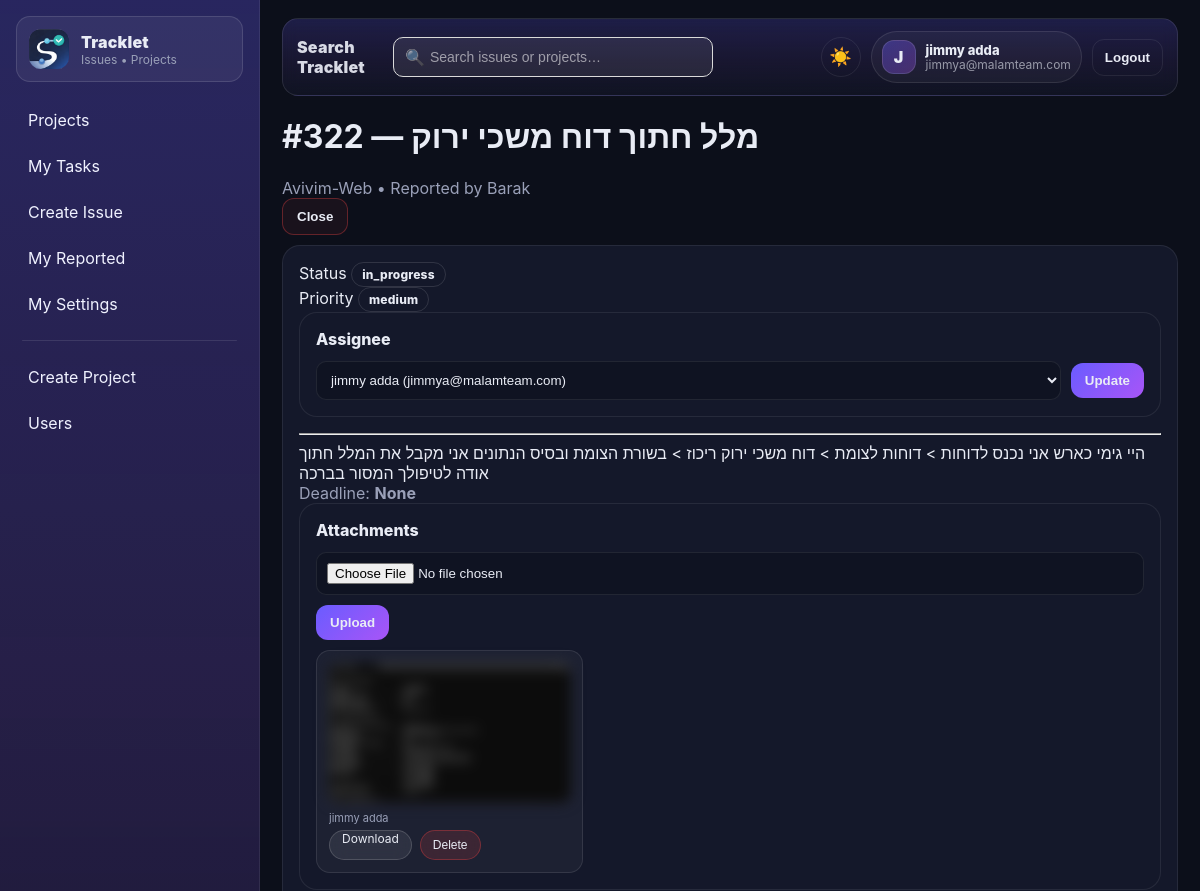
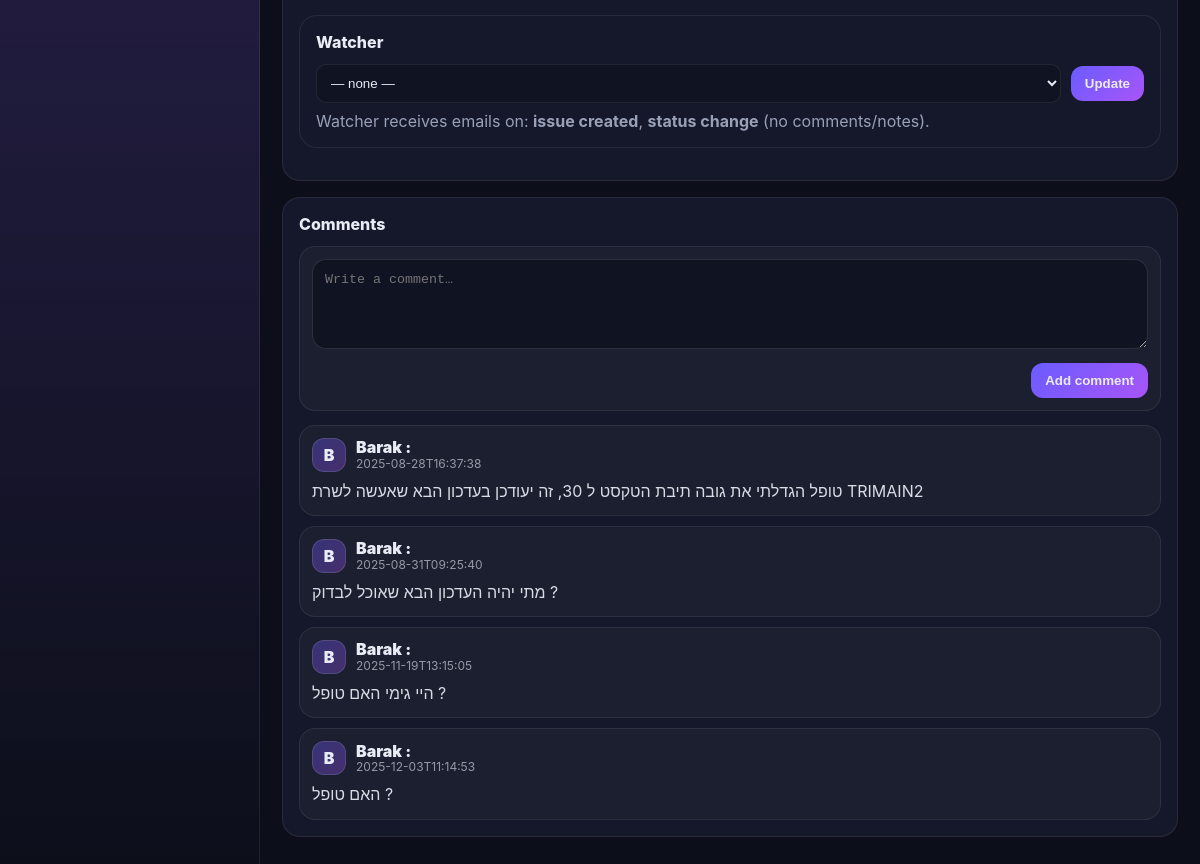
Screenshot of /issues/322 (signed in) with the database file from the repository (2 pictures, top to bottom).
### tables this page shows
CREATE TABLE users (
  id INTEGER PRIMARY KEY AUTOINCREMENT,
  email TEXT NOT NULL UNIQUE,
  password_hash TEXT NOT NULL,
  name TEXT NOT NULL,
  role TEXT NOT NULL DEFAULT 'user',     -- admin|pm|user
  photo_path TEXT,
  is_active INTEGER NOT NULL DEFAULT 1,
  created_at TEXT NOT NULL DEFAULT (datetime('now'))
);

CREATE TABLE issues (
  id INTEGER PRIMARY KEY AUTOINCREMENT,
  project_id INTEGER NOT NULL,
  title TEXT NOT NULL,
  description TEXT,
  status TEXT NOT NULL DEFAULT 'open',     -- open|in_progress|blocked|closed
  priority TEXT NOT NULL DEFAULT 'medium', -- low|medium|high|urgent
  reporter_id INTEGER NOT NULL,
  assignee_id INTEGER,
  created_at TEXT NOT NULL DEFAULT (datetime('now')),
  updated_at TEXT NOT NULL DEFAULT (datetime('now')),
  closed_at TEXT, due_date TEXT, watcher_id INTEGER,
  FOREIGN KEY(project_id) REFERENCES projects(id),
  FOREIGN KEY(reporter_id) REFERENCES users(id),
  FOREIGN KEY(assignee_id) REFERENCES users(id)
);

CREATE TABLE projects (
  id INTEGER PRIMARY KEY AUTOINCREMENT,
  name TEXT NOT NULL,
  description TEXT,
  is_active INTEGER NOT NULL DEFAULT 1,

  -- GitHub repo reference (optional)
  github_owner TEXT,
  github_repo TEXT,
  github_default_branch TEXT DEFAULT 'main',
  github_repo_url TEXT,

  created_at TEXT NOT NULL DEFAULT (datetime('now'))
);

CREATE TABLE issue_files (
            id INTEGER PRIMARY KEY AUTOINCREMENT,
            issue_id INTEGER NOT NULL,
            uploader_id INTEGER NOT NULL,
            stored_name TEXT NOT NULL,
            original_name TEXT NOT NULL,
            mime_type TEXT,
            size_bytes INTEGER NOT NULL DEFAULT 0,
            created_at TEXT NOT NULL DEFAULT (datetime('now')),
            FOREIGN KEY(issue_id) REFERENCES issues(id),
            FOREIGN KEY(uploader_id) REFERENCES users(id)
            );

CREATE TABLE issue_comments (
  id INTEGER PRIMARY KEY AUTOINCREMENT,
  issue_id INTEGER NOT NULL,
  author_id INTEGER NOT NULL,
  body TEXT NOT NULL,
  created_at TEXT NOT NULL DEFAULT (datetime('now')),
  FOREIGN KEY(issue_id) REFERENCES issues(id),
  FOREIGN KEY(author_id) REFERENCES users(id)
);

### app.py (the view)
@app.get("/issues/<int:issue_id>")
@login_required
def issue_view(issue_id: int):
    issue = get_issue_view(issue_id)
    users = list_users_active()
    if not issue:
        abort(404)
    files = list_issue_files(issue_id)
    return render_template(
        "issue_view.html",
        issue=issue,
        comments=list_comments(issue_id),
        users=users,
        files=files,
        mail_enabled=mail_is_configured(),
    )

### TrackletDB.py (called while the page is built)
def get_db_path() -> str:
    return settings.DB_PATH

def _ensure_parent(db_path: str) -> None:
    Path(db_path).parent.mkdir(parents=True, exist_ok=True)

def get_connection() -> sqlite3.Connection:
    db_path = get_db_path()
    _ensure_parent(db_path)
    conn = sqlite3.connect(db_path, detect_types=sqlite3.PARSE_DECLTYPES)
    conn.row_factory = sqlite3.Row
    conn.execute("PRAGMA foreign_keys = ON;")
    conn.execute("PRAGMA journal_mode = WAL;")
    return conn

def db_read_one(sql: str, params: tuple[Any, ...] = ()) -> Optional[sqlite3.Row]:
    conn = get_connection()
    try:
        cur = conn.cursor()
        cur.execute(sql, params)
        return cur.fetchone()
    finally:
        conn.close()

def db_read_all(sql: str, params: tuple[Any, ...] = ()) -> list[sqlite3.Row]:
    conn = get_connection()
    try:
        cur = conn.cursor()
        cur.execute(sql, params)
        return cur.fetchall()
    finally:
        conn.close()

def get_user_by_id(user_id: int) -> Optional[sqlite3.Row]:
    return db_read_one("SELECT * FROM users WHERE id=? AND is_active=1", (user_id,))

def list_users_active() -> list[sqlite3.Row]:
    return db_read_all("SELECT id, name, email FROM users WHERE is_active=1 ORDER BY name")

def get_issue_view(issue_id: int) -> Optional[sqlite3.Row]:
    return db_read_one(
        """
        SELECT i.*, p.name AS project_name,
               ru.name AS reporter_name,
               au.name AS assignee_name, au.email AS assignee_email
        FROM issues i
        JOIN projects p ON p.id=i.project_id
        JOIN users ru ON ru.id=i.reporter_id
        LEFT JOIN users au ON au.id=i.assignee_id
        WHERE i.id=?
        """,
        (issue_id,),
    )

def list_issue_files(issue_id: int) -> list[sqlite3.Row]:
    return db_read_all(
        """
        SELECT f.*, u.name AS uploader_name
        FROM issue_files f
        JOIN users u ON u.id=f.uploader_id
        WHERE f.issue_id=?
        ORDER BY f.created_at DESC
        """,
        (issue_id,),
    )

def list_comments(issue_id: int) -> list[sqlite3.Row]:
    return db_read_all(
        """
        SELECT c.*, u.name AS author_name
        FROM issue_comments c
        JOIN users u ON u.id=c.author_id
        WHERE c.issue_id=?
        ORDER BY c.created_at ASC
        """,
        (issue_id,),
    )

### app.py (called while the page is built)
@app.context_processor
def inject_settings():
    return {"settings": settings}

    @property
    def is_active(self):
        return self._is_active

### templates/issue_view.html (shortened to what this page needs)
{% extends "layout.html" %}
{% block content %}
  <div class="header">
    <div>
      <h1>#{{ issue.id }} — {{ issue.title }}</h1>
      <div class="muted">{{ issue.project_name }} • Reported by {{ issue.reporter_name }}</div>
    </div>
    <div class="actions">
      {% if issue.status != 'closed' and (issue.assignee_id == current_user.id|int or current_user.role == 'admin') %}
        <form method="post" action="{{ url_for('issue_close', issue_id=issue.id) }}"
              onsubmit="return confirm('Close this issue?');">
          <button class="btn btn-danger" type="submit">Close</button>
        </form>
      {% endif %}
    </div>
  </div>
  <div class="cards">
    <div class="card">
      <div class="kv">
        <div><span class="k">Status</span> <span class="pill">{{ issue.status }}</span></div>
        <div><span class="k">Priority</span> <span class="pill pri pri-{{ issue.priority }}">{{ issue.priority }}</span></div>
        <div class="card">
  <div class="card-title">Assignee</div>
  <form method="post" action="{{ url_for('issue_set_assignee', issue_id=issue.id) }}" class="assignee-form">
    <select name="assignee_id">
      {% for u in users %}
        <option value="{{ u.id }}" {% if issue.assignee_id == u.id %}selected{% endif %}>
          {{ u.name }} ({{ u.email }})
        </option>
      {% endfor %}
    </select>
    <button class="btn btn-primary" type="submit" style="margin-bottom:0;">Update</button>
  </form>
</div>
      </div>
      <hr>
      <div class="desc">{{ issue.description or "No description." }}</div>
      <div class="muted">Deadline: <b>{{ issue.due_date }}</b></div>
      <div class="card">
  <div class="card-title">Attachments</div>
  <form method="post" action="{{ url_for('issue_upload', issue_id=issue.id) }}" enctype="multipart/form-data">
    <input type="file" name="file" required>
    <button class="btn btn-primary" type="submit">Upload</button>
  </form>
  <div class="attach-grid">
    {% for f in files %}
    <div class="attach-card">
  {% if f.mime_type and f.mime_type.startswith('image/') %}
    <img class="preview-blur" src="{{ url_for('file_view', file_id=f.id) }}" alt="{{ f.original_name }}">
  {% else %}
    <div class="preview-blur file-fallback">
      <div class="file-label">FILE</div>
      <div class="muted">{{ f.original_name }}</div>
    </div>
  {% endif %}
<div class="attach-footer">
  <span class="uploader">{{ f.uploader_name }}</span>
  <div class="attach-actions">
    <a class="btn-glass" href="{{ url_for('file_download', file_id=f.id) }}">Download</a>
    <form method="post"
          action="{{ url_for('file_delete', file_id=f.id) }}"
          onsubmit="return confirm('Delete this file?')">
      <button type="submit" class="btn-glass-danger">Delete</button>
    </form>
  </div>
</div>
</div>
    {% else %}
      <div class="muted">No attachments yet.</div>
    {% endfor %}
  </div>
</div>
<div class="card">
  <div class="card-title">Watcher</div>
  <form method="post" action="{{ url_for('issue_set_watcher', issue_id=issue.id) }}" class="assignee-form">
    <select name="watcher_id">
      <option value="">— none —</option>
    </select>
    <button class="btn btn-primary" type="submit" style="margin-bottom:0;">Update</button>
  </form>
  <div class="muted" style="margin-top:8px;">
    Watcher receives emails on: <b>issue created</b>, <b>status change</b> (no comments/notes).
  </div>
</div>
    </div>
<div class="card">
  <div class="card-title">Comments</div>
  <form method="post" action="{{ url_for('issue_add_comment', issue_id=issue.id) }}" class="comment-form">
    <textarea name="body" class="comment-input" rows="3" placeholder="Write a comment…" required></textarea>
    <div class="comment-actions">
      <button class="btn btn-primary" type="submit" style="margin-bottom:0;">Add comment</button>
    </div>
  </form>
  <div class="comment-list">
    {% for c in comments %}
      <div class="comment-item">
        <div class="comment-head">
          <div class="comment-author">
            <div class="comment-avatar">{{ (c.author_name or "U")[:1] | upper }}</div>
            <div class="comment-author-meta">
              <div class="comment-author-name">{{ c.author_name }} : </div>
              <div class="comment-time">{{ (c.created_at or "")[:19] }}</div>
            </div>
          </div>
        </div>
        <div class="comment-body">{{ c.body }}</div>
      </div>
    {% else %}
      <div class="muted">No comments yet.</div>
    {% endfor %}
  </div>
</div>
  </div>
{% endblock %}

### templates/layout.html (shortened to what this page needs)
<!doctype html>
<html>
<head>
  <link rel="stylesheet" href="{{ url_for('static', filename='app.css') }}">
</head>
<body>
  <div class="app">
    <aside class="sidebar">
      <a class="brand" href="{{ url_for('my_tasks') }}">
        <img class="brand-img" src="{{ url_for('static', filename='img/tracklet_icon_128.png') }}" alt="Tracklet" />
        <div class="brand-text">
          <div class="brand-title">Tracklet</div>
          <div class="brand-sub">Issues • Projects</div>
        </div>
      </a>
    <nav class="nav">
      <a class="navlink" href="{{ url_for('projects_list') }}">Projects</a>
      <a class="navlink" href="{{ url_for('my_tasks') }}">My Tasks</a>
      <a class="navlink" href="{{ url_for('issue_new') }}">Create Issue</a>
      <a class="navlink" href="{{ url_for('my_reported') }}">My Reported</a>
      <a class="navlink" href="{{ url_for('my_settings') }}">My Settings</a>
      {% if current_user.is_authenticated and current_user.role == 'admin' %}
        <div class="nav-sep"></div>
        <a class="navlink" href="{{ url_for('admin_projects') }}">Create Project</a>
        <a class="navlink" href="{{ url_for('admin_users') }}">Users</a>
      {% endif %}
    </nav>
    </aside>
    <main class="main">
<div class="topbar">
  <div class="topbar-left">
    <div class="app-title">Search <br> Tracklet</div>
        <form class="topbar-search with-icon" method="get" action="{{ url_for('search') }}">
          <input
            class="search-input"
            name="q"
            placeholder="Search issues or projects…"
            value="{{ request.args.get('q','') }}"
          >
        </form>
  </div>
  {% if current_user.is_authenticated %}
  <div class="topbar-right">
<button class="theme-toggle" id="themeToggle" type="button" aria-label="Toggle theme">
  <span class="icon-sun">☀️</span>
</button>
    <div class="user-chip">
      <div class="user-avatar">{{ (current_user.name or "U")[:1] | upper }}</div>
      <div class="user-meta">
        <div class="user-name">{{ current_user.name }}</div>
        <div class="user-email">{{ current_user.email }}</div>
      </div>
    </div>
    <form method="post" action="{{ url_for('logout') }}">
      <button class="btn btn-ghost btn-topbar" type="submit">Logout</button>
    </form>
  </div>
  {% endif %}
</div>
      {% block content %}{% endblock %}
    </main>
  </div>
</body>
</html>

### templates/layout.html (style rules this page uses)
.theme-toggle { display: inline-flex; align-items: center; justify-content: center; width: 40px; height: 40px; border-radius: 999px; border: 1px solid var(--border); background: transparent; cursor: pointer; transition: background .2s ease, border-color .2s ease; margin-bottom: 0; }
.theme-toggle span { font-size: 18px; line-height: 1; }

### templates/issue_view.html (style rules this page uses)
.assignee-form { display:flex; gap:10px; align-items:center; }
.assignee-form select { flex:1; margin-bottom:0; }
.attach-actions { display:flex; align-items:center; gap:8px; }
.attach-actions form { margin:0; }
.attach-grid { display:grid; grid-template-columns: repeat(auto-fill, minmax(220px, 1fr)); gap:14px; }
.attach-card { display:grid; grid-template-rows: 1fr auto; gap:10px; padding:12px; border-radius:14px; background: rgba(255,255,255,0.04); border:1px solid rgba(255,255,255,0.10); }
.attach-footer { display:flex; flex-direction:column; gap:6px; }
.uploader { font-size:11px; color: var(--muted); line-height:1; white-space:nowrap; overflow:hidden; text-overflow:ellipsis; }
.btn-glass { height:30px; padding:0 12px; border-radius:999px; font-size:12px; text-decoration:none; color:var(--text); background: rgba(255,255,255,0.08); border:1px solid rgba(255,255,255,0.16); backdrop-filter: blur(8px); -webkit-backdrop-filter: blur(8px); transition:.15s ease; }
.btn-glass-danger { height:30px; padding:0 12px; border-radius:999px; font-size:12px; cursor:pointer; color:var(--text); background: rgba(239,68,68,0.15); border:1px solid rgba(239,68,68,0.35); backdrop-filter: blur(8px); -webkit-backdrop-filter: blur(8px); transition:.15s ease; }
.preview-blur { width:100%; height:140px; border-radius:12px; object-fit:cover; display:block; background: rgba(255,255,255,0.03); border: 1px solid rgba(255,255,255,0.08); }

### rows the page displays
users: name "J", name "jimmy adda", email "jimmya@malamteam.com"
issues: id "322", title "מלל חתוך דוח משכי ירוק", status "in_progress", priority "medium", assignee_id "jimmy adda (jimmya@malamteam.com)", description "היי גימי כארש אני נכנס לדוחות > דוחות לצומת > דוח משכי ירוק ריכוז > בשורת הצומת ובסיס הנתונים אני מקבל את המלל חתוך אודה לטיפולך המסור בברכה"
projects: project_name "Avivim-Web"
users: reporter_name "Barak", name "B"
issue_files: uploader_name "jimmy adda"
issue_comments: author_name "Barak", created_at "2025-08-28T16:37:38", body "טופל הגדלתי את גובה תיבת הטקסט ל 30, זה יעודכן בעדכון הבא שאעשה לשרת TRIMAIN2"
issue_comments: author_name "Barak", created_at "2025-08-31T09:25:40", body "מתי יהיה העדכון הבא שאוכל לבדוק ?"
issue_comments: author_name "Barak", created_at "2025-11-19T13:15:05", body "היי גימי האם טופל ?"
issue_comments: author_name "Barak", created_at "2025-12-03T11:14:53", body "האם טופל ?"

### other values shown
{{ issue.due_date }} "None"
